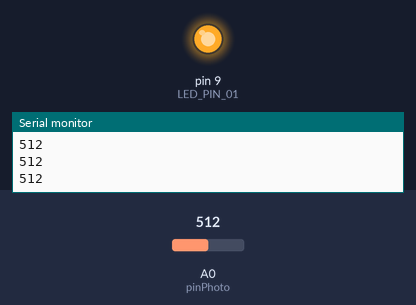
A sketch run on a simulated Arduino Uno, built with avr-gcc and run on an emulated ATmega328P. Parts: output pins drawn as LEDs (lit = HIGH), the last lines printed to the serial monitor. The test bench sets the inputs (shaded band); at power-on: A0 (pinPhoto) = 512.

Above: at 1.2 s.
1.3 s: A0 (pinPhoto) set to 122
At 2.4 s:
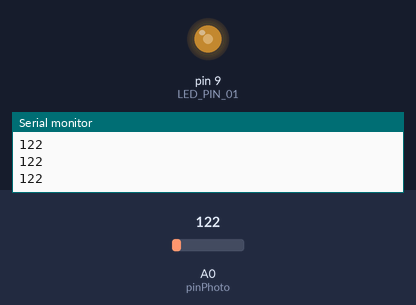
2.8 s: A0 (pinPhoto) set to 0
At 3.7 s:
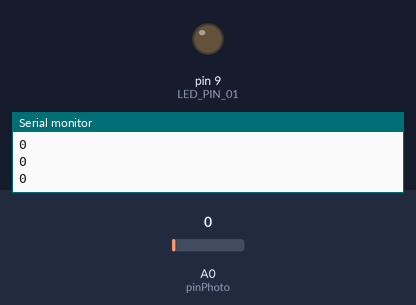
4.3 s: A0 (pinPhoto) set to 306
At 4.9 s:
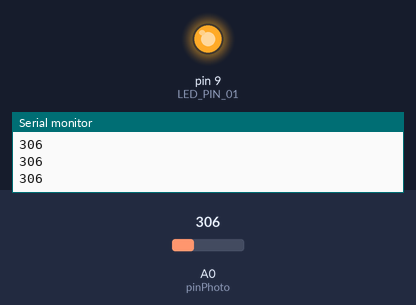
Timing chart, 0 to 7.3 s (numbered marks = the images above; inputs shaded):
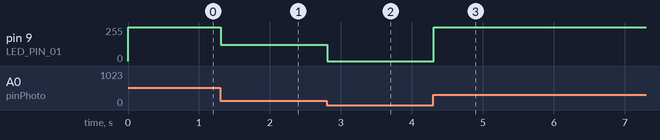

Measured:
- after the input at 1.3 s, pin 9 (LED_PIN_01): 255/255 → 122/255 at once
- after the input at 2.8 s, pin 9 (LED_PIN_01): 122/255 → 0/255 at once
- after the input at 4.3 s, pin 9 (LED_PIN_01): 0/255 → 255/255 at once

The sketch:

sketch_photores.ino
```cpp
const int pinPhoto = A0;
int raw = 0;
#define LED_PIN_01 9

void setup () {
  Serial.begin(9600);
  pinMode(LED_PIN_01, OUTPUT);
  pinMode(pinPhoto, INPUT);
}

void loop () {
  int i;
  raw = analogRead(pinPhoto);
  Serial.println(raw);
  analogWrite(LED_PIN_01, raw);
  delay (100); // подождать 1 с
}
```
